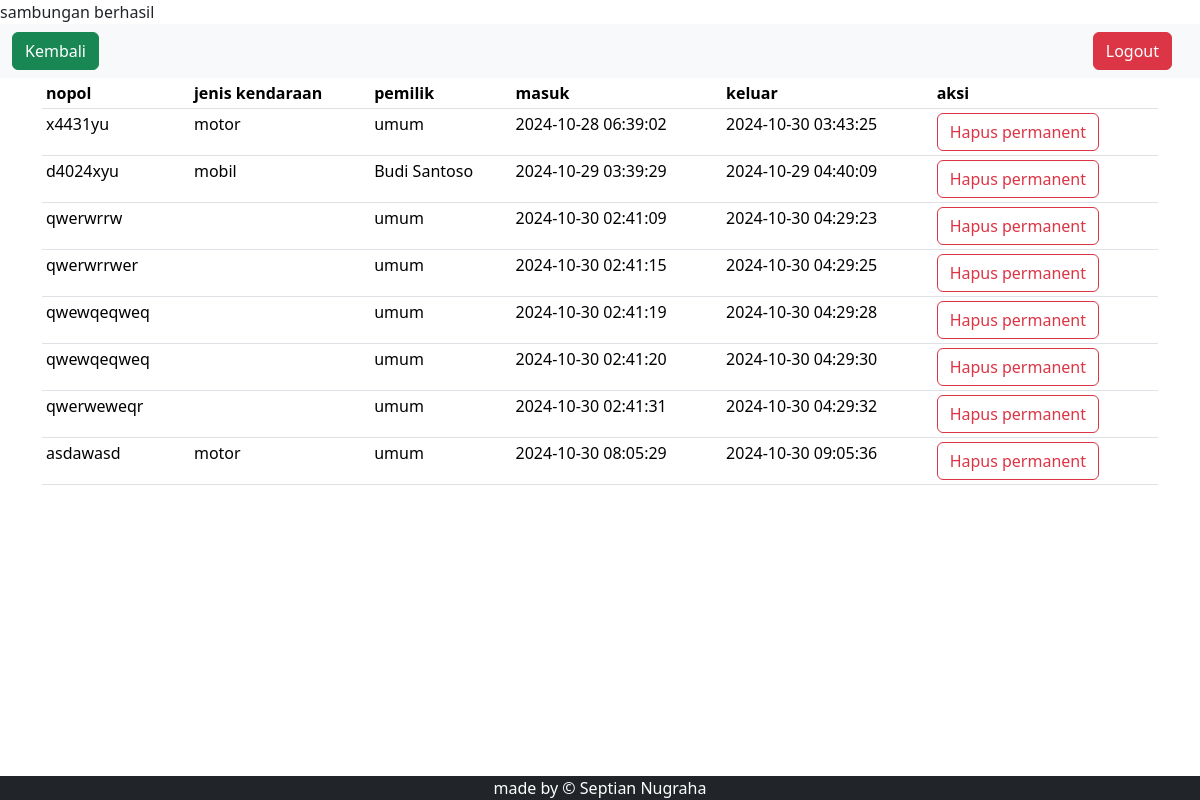
Screenshot of /history.php (signed in) with the database file from the repository.
### tables this page shows
CREATE TABLE `tbl_parkir` (
  `id` int(15) NOT NULL,
  `nopol` varchar(10) NOT NULL,
  `jenis_kendaraan` varchar(100) NOT NULL,
  `pemilik` varchar(100) DEFAULT NULL,
  `tanggal` date DEFAULT NULL,
  `masuk` timestamp NOT NULL DEFAULT current_timestamp(),
  `keluar` datetime DEFAULT NULL
);

### connection.php (called while the page is built, shortened)
<?php
$host = 'localhost';
$user = 'root';
$passw = '';
$db = 'db_parkir';
$conn = mysqli_connect($host, $user, $passw, $db);
function myquery($query)
{
    global $conn;
    $result = mysqli_query($conn, $query);
    $list = [];
    while ($data = mysqli_fetch_assoc($result)) {
        $list[] = $data;
    }
    return $list;
}

### history.php (the view, shortened to what this page needs)
<?php
require 'connection.php';
$data = myquery("SELECT p.id, p.nopol, p.jenis_kendaraan, p.pemilik, p.tanggal, p.masuk, p.keluar
FROM tbl_parkir as p
WHERE p.keluar is not null
");
?>
<?php
include('layout/header.php');
?>
<main class="flex-grow-1">
    <div class="container-sm">
        <table class="table table-sm">
            <thead>
                <tr>
                    <th>nopol</th>
                    <th>jenis kendaraan</th>
                    <th>pemilik</th>
                    <th>masuk</th>
                    <th>keluar</th>
                    <th>aksi</th>
                </tr>
            </thead>
            <tbody>
                <?php foreach ($data as $row): ?>
                    <tr>
                        <td><?= $row['nopol'] ?></td>
                        <td><?= $row['jenis_kendaraan'] ?></td>
                        <td><?= $row['pemilik'] ?></td>
                        <td><?= $row['masuk'] ?></td>
                        <td><?= $row['keluar'] ?></td>
                        <td scope="row">
                            <a href="functions.php?action=deletepermanent&id=<?= $row['id'] ?>" class="btn btn-outline-danger" onClick="return confirm('Yakin akan menghapus?')">Hapus permanent</a>
                        </td>
                    </tr>
                <?php endforeach; ?>
            </tbody>
        </table>
    </div>
</main>
<?php
include('layout/footer.php')
?>

### rows the page displays
tbl_parkir: nopol "x4431yu", jenis_kendaraan "motor", pemilik "umum", masuk "2024-10-28 06:39:02", keluar "2024-10-30 03:43:25"
tbl_parkir: nopol "d4024xyu", jenis_kendaraan "mobil", pemilik "Budi Santoso", masuk "2024-10-29 03:39:29", keluar "2024-10-29 04:40:09"
tbl_parkir: nopol "qwerwrrw", pemilik "umum", masuk "2024-10-30 02:41:09", keluar "2024-10-30 04:29:23"
tbl_parkir: nopol "qwerwrrwer", pemilik "umum", masuk "2024-10-30 02:41:15", keluar "2024-10-30 04:29:25"
tbl_parkir: nopol "qwewqeqweq", pemilik "umum", masuk "2024-10-30 02:41:19", keluar "2024-10-30 04:29:28"
tbl_parkir: nopol "qwewqeqweq", pemilik "umum", masuk "2024-10-30 02:41:20", keluar "2024-10-30 04:29:30"
tbl_parkir: nopol "qwerweweqr", pemilik "umum", masuk "2024-10-30 02:41:31", keluar "2024-10-30 04:29:32"
tbl_parkir: nopol "asdawasd", jenis_kendaraan "motor", pemilik "umum", masuk "2024-10-30 08:05:29", keluar "2024-10-30 09:05:36"

### other values shown
$button2Text "Kembali"
